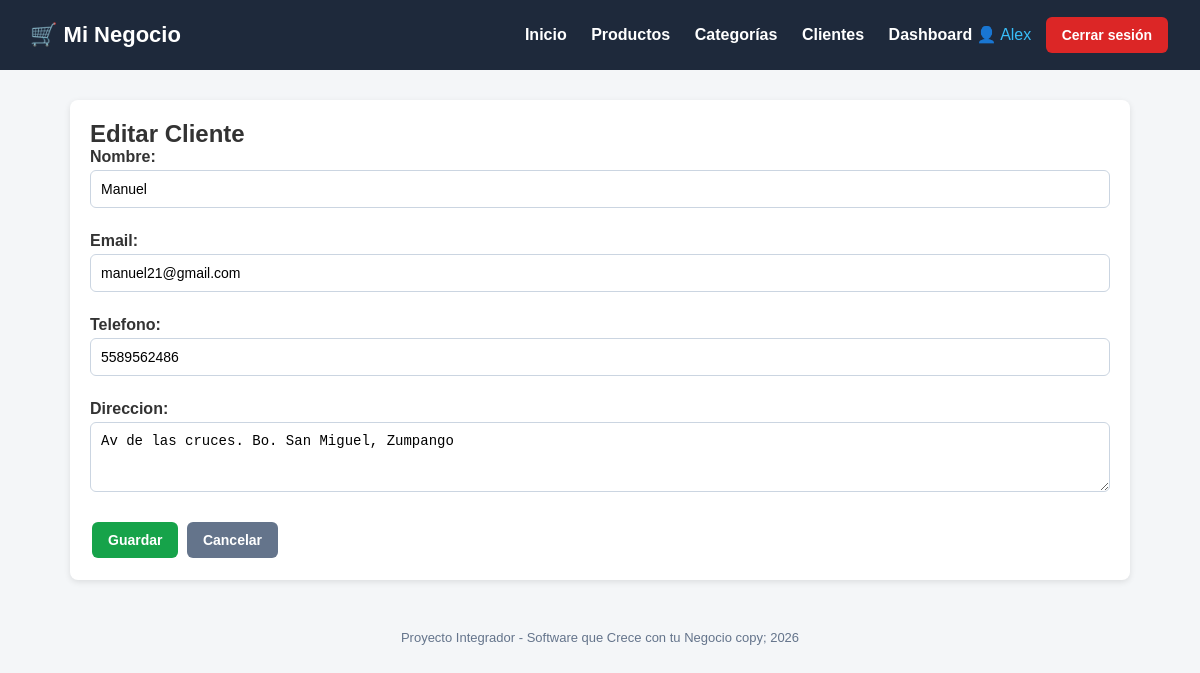
Screenshot of /clientes/editar/1/ (signed in) with the database file from the repository.
### tienda/models.py (models this page shows, shortened)
class Cliente(models.Model):
    nombre = models.CharField(max_length=200)
    email = models.EmailField()
    telefono = models.CharField(max_length=20)
    direccion = models.TextField()
    fecha_registro = models.DateTimeField(auto_now_add=True)
    class Meta:
        verbose_name = "Cliente"
        verbose_name_plural = "Clientes"

### tienda/views.py (the view)
# urls.py: path('clientes/editar/<int:pk>/', views.editar_cliente, name='editar_cliente'),
@login_required
def editar_cliente(request, pk):
    cliente = get_object_or_404(Cliente, pk=pk)
    if request.method == 'POST':
        form = ClienteForm(request.POST, instance=cliente)
        if form.is_valid():
            form.save()
            messages.success(request, 'Cliente actualizado correctamente.')
            return redirect('lista_clientes')
    else:
        form = ClienteForm(instance=cliente)
    return render(request, 'tienda/clientes/form.html', {'form': form, 'titulo': 'Editar Cliente'})

### tienda/forms.py
class ClienteForm(forms.ModelForm):
    class Meta:
        model = Cliente
        fields = ['nombre', 'email', 'telefono', 'direccion']
        widgets = {
            'nombre': forms.TextInput(attrs={'class': 'form-control'}),
            'email': forms.EmailInput(attrs={'class': 'form-control'}),
            'telefono': forms.TextInput(attrs={'class': 'form-control'}),
            'direccion': forms.Textarea(attrs={'class': 'form-control', 'rows': 3}),
        }

### tienda/templates/tienda/clientes/form.html (shortened to what this page needs)
{% extends 'base.html' %}
{% block content %}
<div class="card">
    <h2>{{ titulo }}</h2>
    <form method="post">
        {{ form.as_p }}
        <button type="submit" class="btn btn-success">Guardar</button>
        <a href="{% url 'lista_clientes' %}" class="btn btn-secondary">Cancelar</a>
    </form>
</div>
{% endblock %}

### templates/base.html (shortened to what this page needs)
<!DOCTYPE html>
<html lang="es">
<head>
</head>
<body>
    <header>
        <h1>🛒 Mi Negocio</h1>
        <nav>
            <nav>
            <a href="{% url 'inicio' %}">Inicio</a>
            <a href="{% url 'lista_productos' %}">Productos</a>
            <a href="{% url 'lista_categorias' %}">Categorías</a>
            <a href="{% url 'lista_clientes' %}">Clientes</a>
            {% if user.is_authenticated %}
                <a href="{% url 'dashboard' %}">Dashboard</a>
                <span style="color:#38bdf8;">👤 {{ user.username }}</span>
                <form action="{% url 'logout' %}" method="post" style="display:inline;">
                    <button type="submit" class="btn btn-danger" style="margin-left:10px;">Cerrar sesión</button>
                </form>
            {% else %}
                <a href="{% url 'login' %}">Iniciar sesión</a>
            {% endif %}
        </nav>
    </header>
    <div class="container">
        {% block content %}{% endblock %}
    </div>
    <footer>
        Proyecto Integrador - Software que Crece con tu Negocio copy; {% now "Y" %}
    </footer>
</body>
</html>

### templates/base.html (style rules this page uses)
* { margin: 0; padding: 0; box-sizing: border-box; }
body { font-family: Arial, sans-serif; background: #f4f6f8; color: #333; }
header { background: #1e293b; color: #fff; padding: 15px 30px; display: flex; justify-content: space-between; align-items: center; }
header h1 { font-size: 22px; }
header nav a { color: #fff; text-decoration: none; margin-left: 20px; font-weight: bold; }
.container { max-width: 1100px; margin: 30px auto; padding: 0 20px; }
.card { background: #fff; border-radius: 8px; padding: 20px; box-shadow: 0 2px 6px rgba(0,0,0,0.1); margin-bottom: 20px; }
.btn { display: inline-block; padding: 10px 16px; border-radius: 6px; text-decoration: none; color: #fff; font-weight: bold; border: none; cursor: pointer; font-size: 14px; margin: 2px; }
.btn-success { background: #16a34a; }
.btn-danger { background: #dc2626; }
.btn-secondary { background: #64748b; }
footer { text-align: center; padding: 20px; color: #64748b; font-size: 13px; }
.form-control { width: 100%; padding: 10px; margin-bottom: 12px; border: 1px solid #cbd5e1; border-radius: 6px; font-size: 14px; }
form label { font-weight: bold; display: block; margin-bottom: 4px; }
form p { margin-bottom: 12px; }

### rows the page displays
Cliente: nombre "Manuel", email "manuel21@gmail.com", telefono "5589562486", direccion "Av de las cruces. Bo. San Miguel, Zumpango"

### other values shown
{{ user.username }} "Alex"
{{ titulo }} "Editar Cliente"
